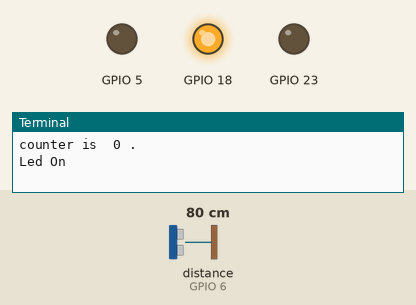
A program run on a simulated Raspberry Pi (BCM pin numbers). Parts: output pins drawn as LEDs (lit = HIGH), the last lines printed to the terminal. Inputs (shaded band) come from the test bench; at power-on: distance to the obstacle (sensor on GPIO 6) 80 cm. The echo pulse lasts 58.3 µs per cm; the clock reads 2024-03-15 10:24:30 at power-on unless the program sets it; pins used as bus, display or sensor lines are not drawn. At 19.1 s the program stops and its outputs stay as they are.

Above: at 0.1 s.
At 6.1 s:
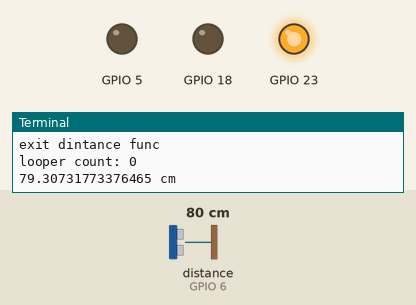
At 19.1 s:
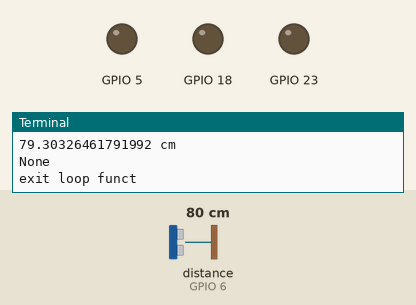
Timing chart, 0 to 20.6 s (numbered marks = the images above):
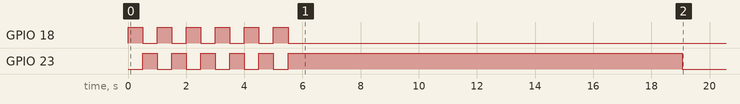

Measured:
- by itself, GPIO 23: goes 4 × (LOW 0.50 s, HIGH 0.50 s), LOW 0.50 s, HIGH 13.6 s, then LOW

The program:

ultraSonic.py
```python
#Kevin Hinojosa
#This serves as a simple LED setup for GPIO usage.
#run power from 3.3V if connected directly
#otherwise output will con
#Use a 220 ohm resister --{red red brown gold}--
# Led long end is +ANode, short is -Cathode
#USE GPIO pin names
#UltrSonic needs .015 seconds to settle.

import RPi.GPIO as GPIO     #this allows us to use General Purpose Input Output Pins
import time                     #time allows us to use sleep function
GPIO.setmode(GPIO.BCM)      #this tells The pi how to read the pins, GPIO.BCM is titles, GPIO.BOARD is 12 34 56 78 starting at top left
GPIO.setup(18, GPIO.OUT)    #this tells the pi to use this pin as output LED
GPIO.setup(23, GPIO.OUT)    #this tells the pi to use this pin as output LED
GPIO.setup(5, GPIO.OUT)     #this is used for ultrasonic aka Trigger
GPIO.setup(6, GPIO.IN)      #this will accept input from HC-SRO4 ultrasonic sensor aka ECHO


counter=0
myBool= True

while counter<=5:
    print("counter is ", counter,".")
    GPIO.output(18, True)       #this sets output to True== 1 or False ==0.
    GPIO.output(23, False)
    print("Led On")
    time.sleep(.5)               #time is in seconds or milli(.150)

    GPIO.output(18, False)
    GPIO.output(23, True)
    print ("Led off")
    time.sleep(.5)
    counter=counter+1

def distance():
    print("distance func")
    GPIO.output(5, False)
    time.sleep(.000002)

    GPIO.output(5, True)
    time.sleep(.00001)
    GPIO.output(5, False)

    while GPIO.input(6) == 0:
        a=0
    time1= time.time()
    while GPIO.input(6) == 1:
        a=1
    time2 = time.time()

    during = time2 - time1
    print("exit dintance func")
    return (during * 340 / 2 * 100)


def loop():
    print ("loop funct")
    looper=0
    while (looper<10):
        dis = distance()
        print("looper count:", looper)
        print (dis, 'cm')
        print (time.sleep(0.3))
        time.sleep(1)
        looper=looper+1
    print ("exit loop funct")

loop()
GPIO.cleanup() # cleanup all GPIO or we will have warning errors that pins are in use
```
